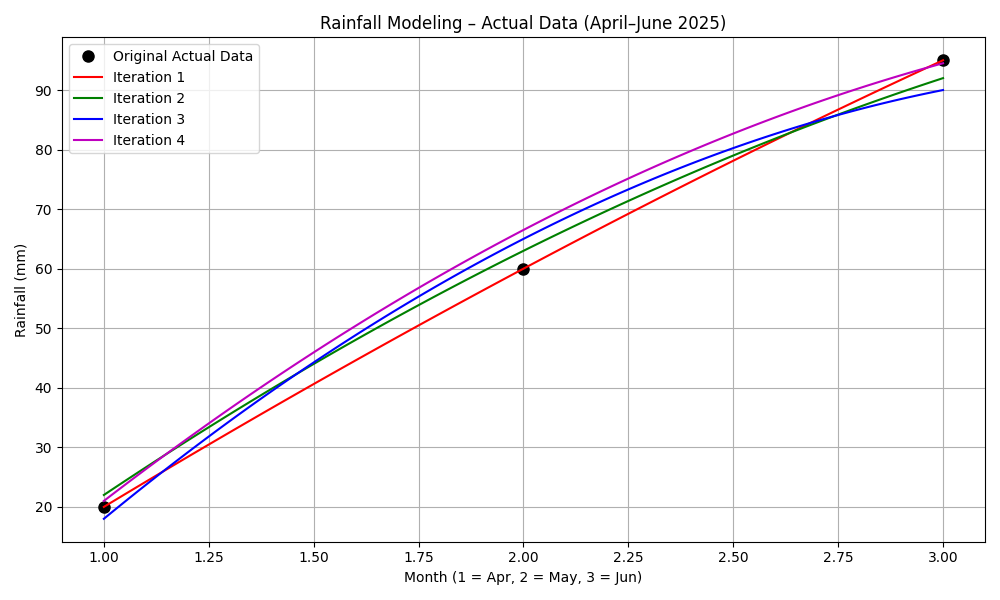

This chart was generated by the following Python code:
import numpy as np
import matplotlib.pyplot as plt

# Months: 1 = April, 2 = May, 3 = June
months = np.array([1, 2, 3])
rainfall_actual = np.array([20.0, 60.0, 95.0])

# Store predictions
predictions = {}

# Iteration 1: Hardcoded
coeffs1 = np.polyfit(months, rainfall_actual, 2)
model1 = np.poly1d(coeffs1)
predictions['Iteration 1'] = model1

# Iteration 2: Keyboard input (simulated)
rainfall_keyboard = np.array([22.0, 63.0, 92.0])
model2 = np.poly1d(np.polyfit(months, rainfall_keyboard, 2))
predictions['Iteration 2'] = model2

# Iteration 3: File input (simulated)
rainfall_file = np.array([18.0, 65.0, 90.0])
model3 = np.poly1d(np.polyfit(months, rainfall_file, 2))
predictions['Iteration 3'] = model3

# Iteration 4: Final
rainfall_final = np.array([21.0, 66.5, 94.5])
model4 = np.poly1d(np.polyfit(months, rainfall_final, 2))
predictions['Iteration 4'] = model4

# Smooth curve x-values
x_smooth = np.linspace(1, 3, 100)

# Plot
plt.figure(figsize=(10, 6))
plt.plot(months, rainfall_actual, 'ko', label='Original Actual Data', markersize=8)

colors = ['r', 'g', 'b', 'm']
for i, (label, model) in enumerate(predictions.items()):
    y_smooth = model(x_smooth)
    plt.plot(x_smooth, y_smooth, color=colors[i], label=label)

plt.title("Rainfall Modeling – Actual Data (April–June 2025)")
plt.xlabel("Month (1 = Apr, 2 = May, 3 = Jun)")
plt.ylabel("Rainfall (mm)")
plt.grid(True)
plt.legend()
plt.tight_layout()
plt.show()
